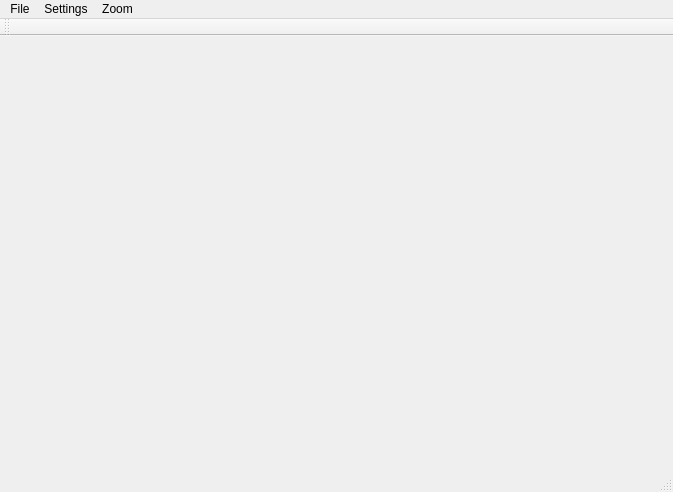
<?xml version="1.0" encoding="UTF-8"?>
<ui version="4.0">
 <class>MainWindow</class>
 <widget class="QMainWindow" name="MainWindow">
  <property name="geometry">
   <rect>
    <x>0</x>
    <y>0</y>
    <width>673</width>
    <height>492</height>
   </rect>
  </property>
  <property name="windowTitle">
   <string>MainWindow</string>
  </property>
  <widget class="QWidget" name="centralWidget">
   <layout class="QGridLayout" name="gridLayout_3">
    <item row="0" column="0">
     <widget class="QStackedWidget" name="stackedWidget">
      <property name="currentIndex">
       <number>0</number>
      </property>
      <widget class="QWidget" name="pageDir">
       <layout class="QGridLayout" name="gridLayout"/>
      </widget>
      <widget class="QWidget" name="pageReader">
       <layout class="QGridLayout" name="gridLayout_2"/>
      </widget>
     </widget>
    </item>
   </layout>
  </widget>
  <widget class="QMenuBar" name="menuBar">
   <property name="geometry">
    <rect>
     <x>0</x>
     <y>0</y>
     <width>673</width>
     <height>22</height>
    </rect>
   </property>
   <widget class="QMenu" name="menuFile">
    <property name="title">
     <string>File</string>
    </property>
    <addaction name="actionOpenPath"/>
   </widget>
   <widget class="QMenu" name="menuSettings">
    <property name="title">
     <string>Settings</string>
    </property>
    <addaction name="actionFont"/>
   </widget>
   <widget class="QMenu" name="menuZoom">
    <property name="title">
     <string>Zoom</string>
    </property>
    <addaction name="actionZoomIn"/>
    <addaction name="actionZoomOut"/>
   </widget>
   <addaction name="menuFile"/>
   <addaction name="menuSettings"/>
   <addaction name="menuZoom"/>
  </widget>
  <widget class="QToolBar" name="mainToolBar">
   <attribute name="toolBarArea">
    <enum>TopToolBarArea</enum>
   </attribute>
   <attribute name="toolBarBreak">
    <bool>false</bool>
   </attribute>
  </widget>
  <widget class="QStatusBar" name="statusBar"/>
  <action name="actionOpenPath">
   <property name="text">
    <string>Open Path</string>
   </property>
  </action>
  <action name="actionFont">
   <property name="text">
    <string>Font</string>
   </property>
  </action>
  <action name="actionZoomIn">
   <property name="text">
    <string>Zoom In</string>
   </property>
   <property name="shortcut">
    <string>+, =</string>
   </property>
  </action>
  <action name="actionZoomOut">
   <property name="text">
    <string>Zoom Out</string>
   </property>
   <property name="shortcut">
    <string>-</string>
   </property>
  </action>
 </widget>
 <layoutdefault spacing="6" margin="11"/>
 <resources/>
 <connections/>
</ui>
